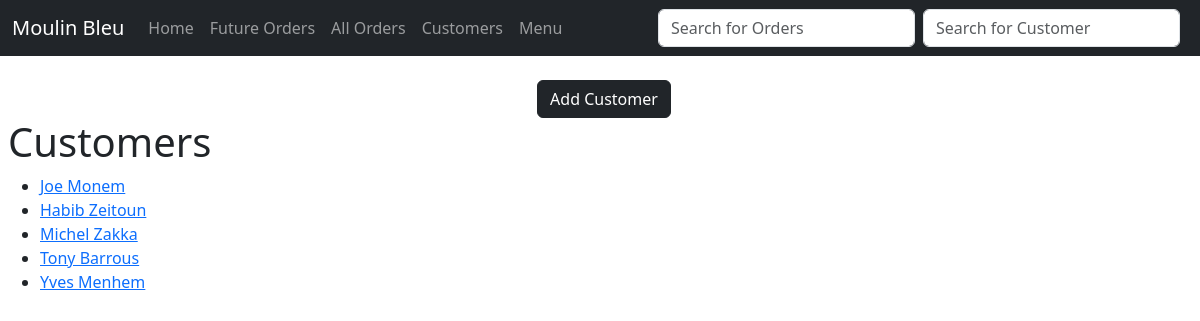
/customers, run on an earlier commit of the app's database.
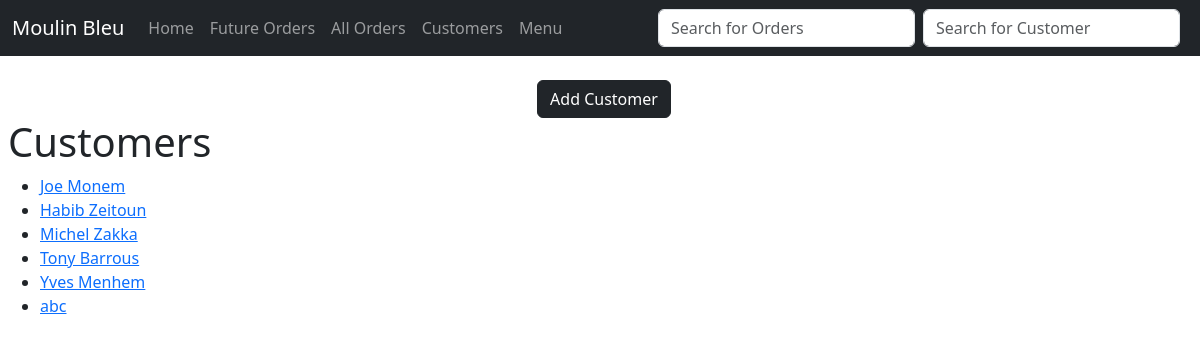
And on a later commit of the database.
### mainapp/models.py (models this page shows, shortened)
class Customer(models.Model):
    name = models.CharField(max_length=50)
    phone_number = models.CharField(max_length=32)
    location = models.CharField(max_length=200, blank=True)
    date_added = models.DateField(default=timezone.now)

### mainapp/views.py (the view)
# urls.py: path("customers", CustomersView.as_view(), name="customers"),
class CustomersView(ListView):
    model = Customer
    template_name = "customers.html"
    context_object_name = "customers"

### mainapp/templates/customers.html
{% extends 'base.html' %}
{%block content %}
<br>
<div style="text-align: center;">
    <a href="{% url 'add_customer' %}">
        <button class="btn btn-dark">Add Customer</button>
    </a>
</div>
<h1>Customers</h1>
<ul>
    {% for customer in customers %}
    <li>
        <a href="{%url 'customer_details' customer.pk %}"> {{customer.name}} </a>
        <br>
    </li>
    {% endfor %}
</ul>
{% endblock %}

What changed in the data, as far as the page shows it:
added Customer: name "abc"
